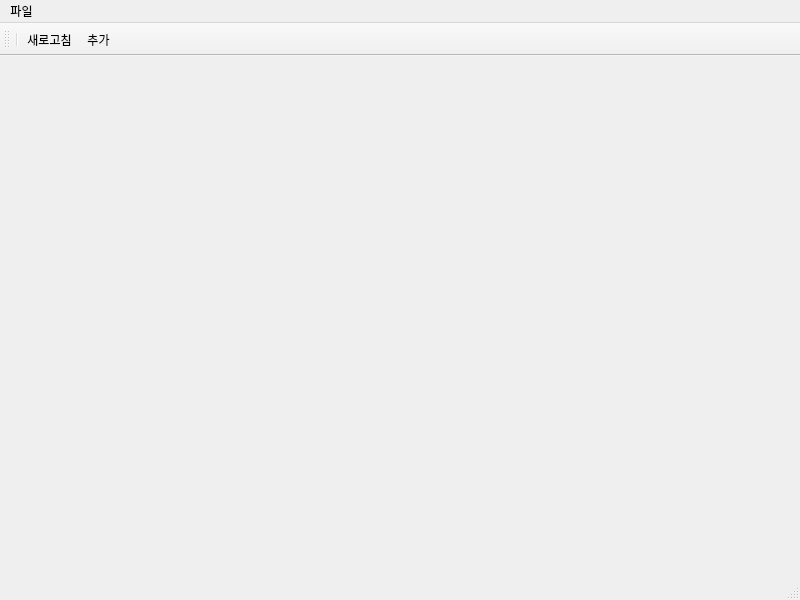
<?xml version="1.0" encoding="UTF-8"?>
<ui version="4.0">
 <class>MainWindow</class>
 <widget class="QMainWindow" name="MainWindow">
  <property name="geometry">
   <rect>
    <x>0</x>
    <y>0</y>
    <width>800</width>
    <height>600</height>
   </rect>
  </property>
  <property name="windowTitle">
   <string>업로드 마켓 로그인</string>
  </property>
  <widget class="QWidget" name="centralwidget"/>
  <widget class="QStatusBar" name="statusbar"/>
  <widget class="QToolBar" name="toolBar">
   <property name="windowTitle">
    <string>새로고침</string>
   </property>
   <attribute name="toolBarArea">
    <enum>TopToolBarArea</enum>
   </attribute>
   <attribute name="toolBarBreak">
    <bool>false</bool>
   </attribute>
   <addaction name="separator"/>
   <addaction name="actionrefresh"/>
   <addaction name="actionadd"/>
  </widget>
  <widget class="QMenuBar" name="menuBar">
   <property name="geometry">
    <rect>
     <x>0</x>
     <y>0</y>
     <width>800</width>
     <height>21</height>
    </rect>
   </property>
   <widget class="QMenu" name="menu">
    <property name="title">
     <string>파일</string>
    </property>
    <addaction name="actionrefresh"/>
    <addaction name="actionadd"/>
   </widget>
   <addaction name="menu"/>
  </widget>
  <action name="actionrefresh">
   <property name="icon">
    <iconset resource="refresh.qrc">
     <normaloff>:/icon/refresh.png</normaloff>:/icon/refresh.png</iconset>
   </property>
   <property name="text">
    <string>새로고침</string>
   </property>
  </action>
  <action name="actionadd">
   <property name="icon">
    <iconset resource="add.qrc">
     <normaloff>:/icon/pngwing.com.png</normaloff>:/icon/pngwing.com.png</iconset>
   </property>
   <property name="text">
    <string>추가</string>
   </property>
  </action>
 </widget>
 <resources>
  <include location="refresh.qrc"/>
  <include location="add.qrc"/>
 </resources>
 <connections/>
</ui>
